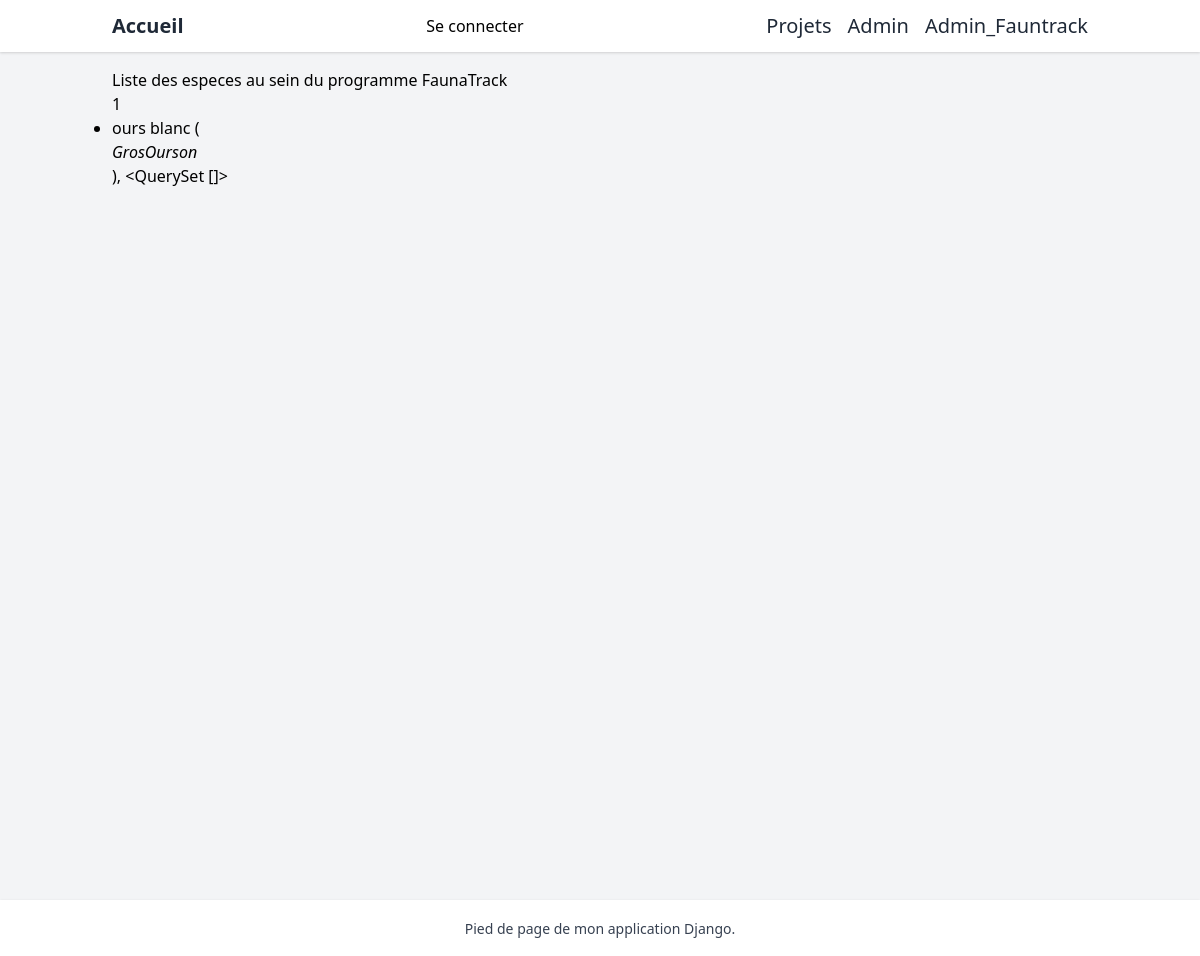
Before: /faunatrack/especes/ with the older database file.
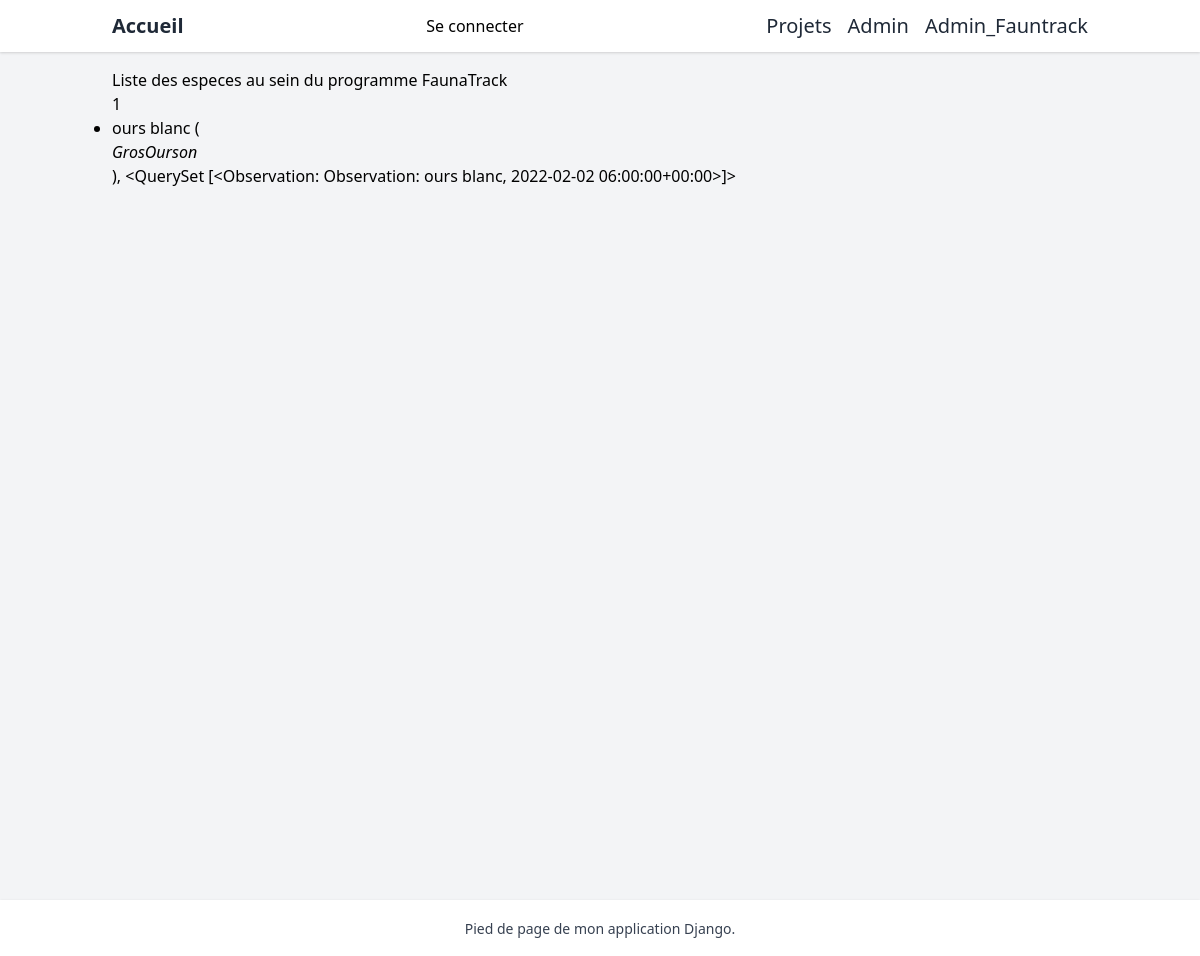
After: the same page with the newer database file.
### faunatrack/models.py (models this page shows, shortened)
class Espece(models.Model):
    STATUT = [
        ("DISPARU", "En voie de disparition"), # pour aficher la deuxieme .get_statut_display()
        ("DANGER", "En danger"),
        ("PROTEGE", "Protégé"),
        ("INCONNU", "On sait pas!")
    ]
    nom_commun = models.CharField(max_length=250)
    nom_scientifique = models.CharField(max_length=250, null=True)  # si pas d'entree, valeur nulle par défaut
    statut = models.CharField(max_length=250, choices=STATUT, default="INCONNU")

class Observation(models.Model):
    date_observation = models.DateTimeField(blank=True, null=True)
    espece = models.ForeignKey(Espece, related_name="observations", on_delete=models.CASCADE)
    quantite = models.IntegerField()
    latitude = models.DecimalField(max_digits=9, decimal_places=6, validators=[validate_latitude], help_text="je suis l'aide") # own validator
    longitude = models.DecimalField(max_digits=9, decimal_places=6, validators=[MaxValueValidator(limit_value=180), MinValueValidator(limit_value=-180)])
    notes = models.TextField(default="Pas de notes")
    photos = models.ImageField(upload_to="faunatrack/static/observations_photos/", null=True, blank=True)
    scientifique = models.ForeignKey(Scientifique, related_name="observation", on_delete=models.SET_NULL, null=True)
    def __str__(self):
        return f"Observation: {self.espece.nom_commun}, {self.date_observation}"

### faunatrack/views.py (the view)
# urls.py: path("especes/", EspeceListView.as_view(), name="espece_list"),
class EspeceListView(ListView):
    model = Espece
    template_name = "espece_list.html"
    def get_context_data(self, **kwargs: Any) -> dict[str, Any]:
        context = super().get_context_data(**kwargs)
        context["nb_espece"] = self.model.objects.count()
        context["observations"] = Observation.objects.prefetch_related()
        return context

### faunatrack/templates/espece_list.html
{% extends "base.html" %}
{% block content %}
    <h1> Liste des especes au sein du programme FaunaTrack</h1>
    <p>{{ nb_espece }}</p>
    {% for espece in espece_list %}
        <ul class="list-disc">
            <li>{{ espece.nom_commun }} (<p class="italic">{{ espece.nom_scientifique  }}</p>), {{ observations }}</li>
        </ul>
    {%  empty %}
        <p> Il n'y a pas d'espèces recensées ... :( </p>
    {% endfor %}
{% endblock content%}

Changed rows visible on the page:
shown differently, row unchanged: Espece "ours blanc": observations "<QuerySet []>" → (not shown)
added Observation: espece+date_observation "<QuerySet [<Observation: Observation: ours blanc, 2022-02-02 06:00:00+00:00>]>"
